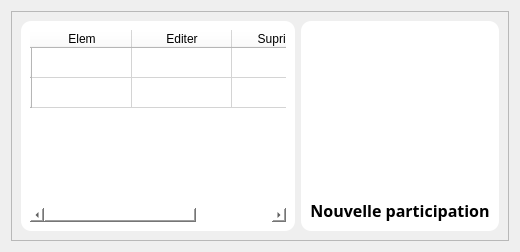
         <widget class="QWidget" name="participation">
          <layout class="QVBoxLayout" name="verticalLayout_34">
           <item>
            <widget class="QFrame" name="zonebb_10">
             <property name="frameShape">
              <enum>QFrame::StyledPanel</enum>
             </property>
             <property name="frameShadow">
              <enum>QFrame::Raised</enum>
             </property>
             <layout class="QHBoxLayout" name="horizontalLayout_20">
              <item>
               <widget class="QWidget" name="tableData_13" native="true">
                <property name="styleSheet">
                 <string notr="true">background:white;
border-radius: 10px;</string>
                </property>
                <layout class="QHBoxLayout" name="horizontalLayout_39">
                 <item>
                  <widget class="QTableWidget" name="participationTable">
                   <row>
                    <property name="text">
                     <string/>
                    </property>
                   </row>
                   <row>
                    <property name="text">
                     <string/>
                    </property>
                   </row>
                   <column>
                    <property name="text">
                     <string>Elem</string>
                    </property>
                   </column>
                   <column>
                    <property name="text">
                     <string>Editer</string>
                    </property>
                   </column>
                   <column>
                    <property name="text">
                     <string>Suprimer</string>
                    </property>
                   </column>
                  </widget>
                 </item>
                </layout>
               </widget>
              </item>
              <item>
               <widget class="QWidget" name="actions_service_12" native="true">
                <property name="styleSheet">
                 <string notr="true">background:white;
border-radius: 10px;</string>
                </property>
                <layout class="QVBoxLayout" name="verticalLayout_33">
                 <item>
                  <widget class="QLabel" name="serviceLabel_12">
                   <property name="maximumSize">
                    <size>
                     <width>300</width>
                     <height>230</height>
                    </size>
                   </property>
                   <property name="text">
                    <string/>
                   </property>
                   <property name="pixmap">
                    <pixmap>../static/asset/svg/undraw_server_status_-5-pbv.svg</pixmap>
                   </property>
                   <property name="scaledContents">
                    <bool>true</bool>
                   </property>
                  </widget>
                 </item>
                 <item>
                  <widget class="QPushButton" name="addParticipation">
                   <property name="font">
                    <font>
                     <family>GeForce</family>
                     <pointsize>12</pointsize>
                     <weight>75</weight>
                     <bold>true</bold>
                    </font>
                   </property>
                   <property name="cursor">
                    <cursorShape>PointingHandCursor</cursorShape>
                   </property>
                   <property name="styleSheet">
                    <string notr="true">#addElement{
	background: rgb(10, 114, 189, 0.02);
	color: rgb(10, 114, 189);
	border-radius:4px;
	padding: 15px
}

#addElement:hover{
	background: rgb(10, 114, 189, 0.3);
	color: rgb(10, 114, 189);
	border-radius:4px
}
</string>
                   </property>
                   <property name="text">
                    <string>Nouvelle participation</string>
                   </property>
                   <property name="icon">
                    <iconset>
                     <normaloff>../static/asset/icons/blue/copy.svg</normaloff>../static/asset/icons/blue/copy.svg</iconset>
                   </property>
                   <property name="iconSize">
                    <size>
                     <width>25</width>
                     <height>25</height>
                    </size>
                   </property>
                  </widget>
                 </item>
                </layout>
               </widget>
              </item>
             </layout>
            </widget>
           </item>
          </layout>
         </widget>
